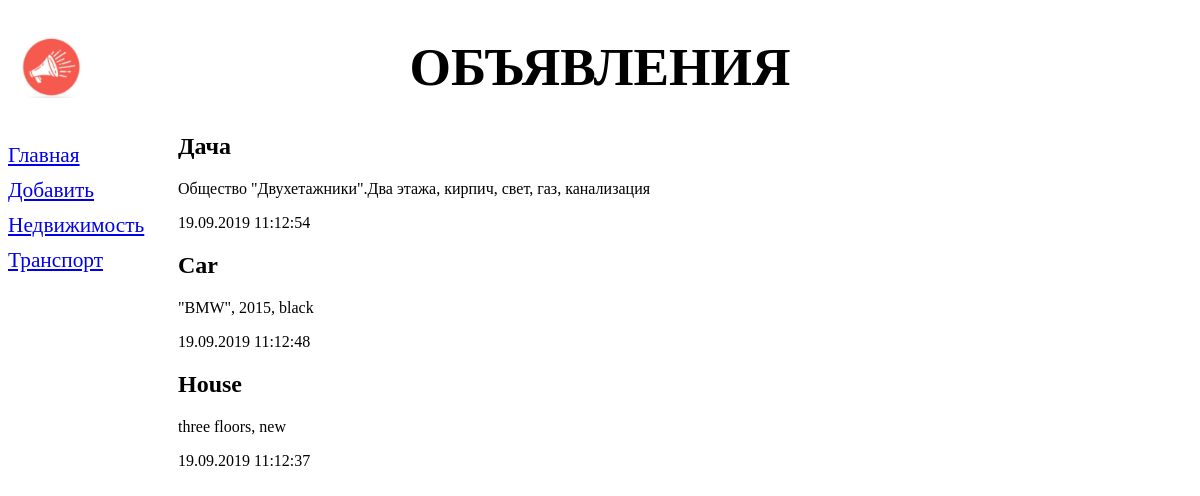
Page /bboard/ on the earlier database version.
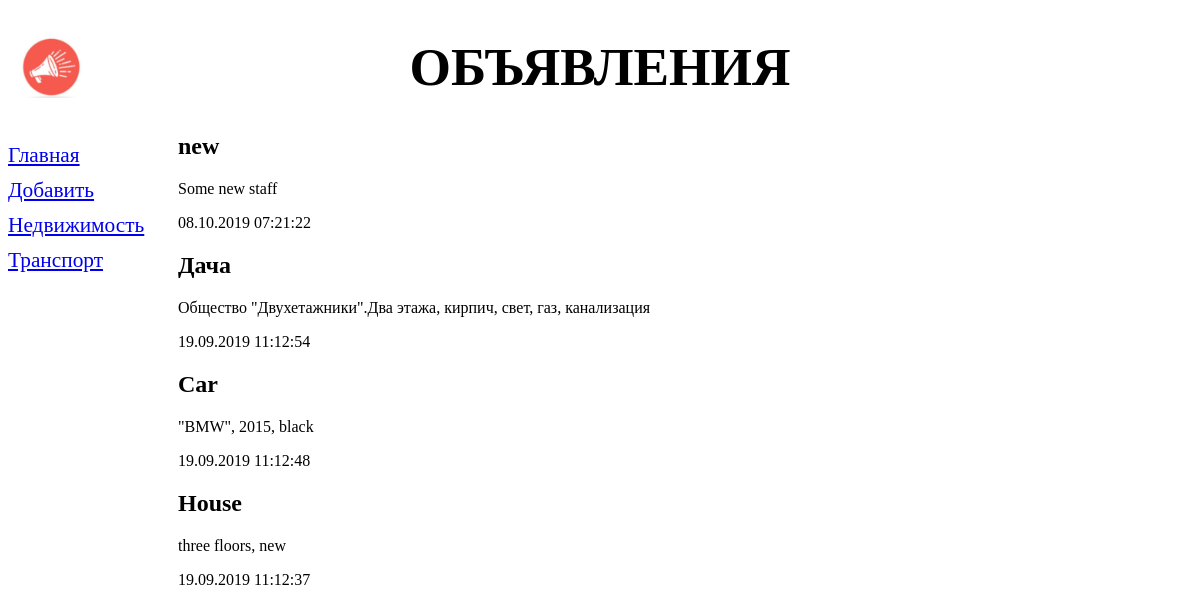
Same page on the later database version.
### bboard/models.py (models this page shows, shortened)
class Rubric(models.Model):
    name = models.CharField(max_length=20, db_index=True,
                            verbose_name='Название')
    class Meta:
        verbose_name_plural = 'Рубрики'
        verbose_name = 'Рубрика'
        ordering = ['name']

class Db(models.Model):
    title = models.CharField(max_length=50, verbose_name='Товар')
    content = models.TextField(null=True, blank=True, verbose_name='Описание')
    price = models.FloatField(null=True, blank=True, verbose_name='Цена')
    published = models.DateTimeField(auto_now=True, db_index=True,
                                        verbose_name='Опублтковано')
    rubric = models.ForeignKey('Rubric', null=True, on_delete=models.PROTECT,
                                verbose_name='Рубрика')
    class Meta:
        verbose_name_plural = 'Объявления'
        verbose_name = 'Объявление'
        ordering = ['-published']

### bboard/views.py (the view)
# urls.py: path('', views.index, name='index'),
def index(request):
    bbs = Db.objects.all()
    rubrics = Rubric.objects.all()
    context = {'bbs': bbs, 'rubrics': rubrics}
    return render(request, 'bboard/index.html', context)

### bboard/templates/bboard/index.html (shortened to what this page needs)
{% extends "layout/basic.html" %}
{% block content %}
{% for bb in bbs %}
<div class="b">
  <h2>{{ bb.title }}</h2>
  <p>{{ bb.content }}</p>
  <p>{{ bb.published|date:"d.m.Y H:i:s" }}</p>
</div>
{% endfor %}
{% endblock %}

### bboard/templates/layout/basic.html (shortened to what this page needs)
{% load static %}
<!DOCTYPE html>
<html>
    <head>
        <link rel="stylesheet" type="text/css" href="{% static 'bboard/style.css' %}">
    </head>
    <body>
        <header>
            <h1>Объявления</h1>
        </header>
        <nav>
            <a href="{% url 'index' %}">Главная</a>
            <a href="{% url 'add' %}">Добавить</a>
            {% for rubric in rubrics %}
            <a href="{% url 'by_rubric' rubric.pk %}">{{ rubric.name }}</a>
            {% endfor %}
        </nav>
        <section>
        {% block content %}
        {% endblock %}
        </section>
    </body>
</html>

Differences in the rows shown:
added Db: title "new", content "Some new staff", published "08.10.2019 07:21:22"
